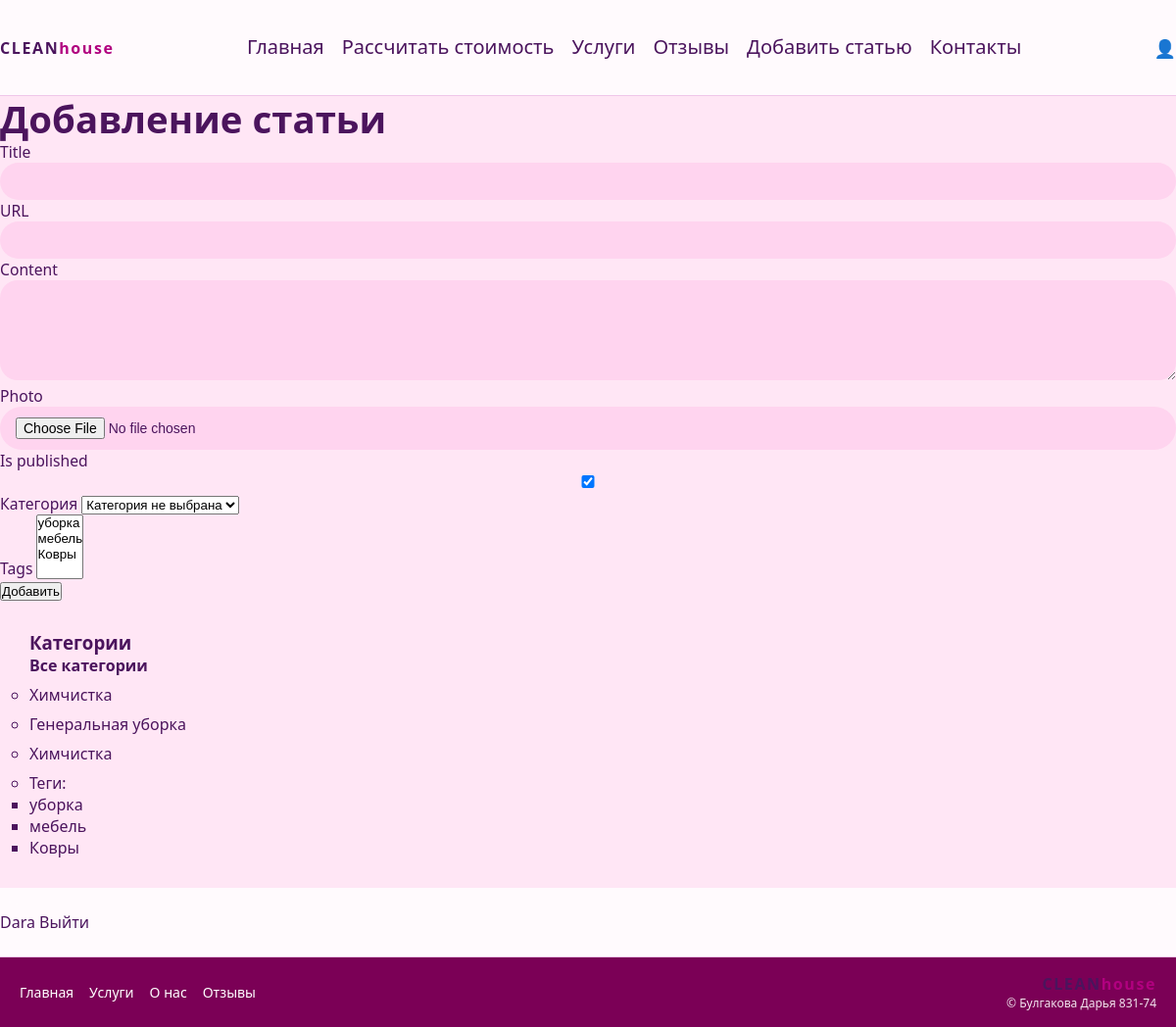
The app's page /women/addpage/ (signed in) with its own data.
### women/models.py (models this page shows)
class Category(models.Model):
    name = models.CharField(
        max_length=100,
        verbose_name='Категория'
    )
    slug = models.SlugField(
        unique=True
    )
    def __str__(self):
        return self.name
    class Meta:
        verbose_name = 'Категория'
        verbose_name_plural = 'Категории'

class TagPost(models.Model):
    tag = models.CharField(max_length=100, db_index=True)
    slug = models.SlugField(max_length=255, unique=True, db_index=True)
    def __str__(self):
        return self.tag
    def get_absolute_url(self):
        return reverse('tag', kwargs={'tag_slug': self.slug})

### users/models.py (models this page shows)
class User(AbstractUser):
    photo = models.ImageField(
        upload_to='users/%Y/%m/%d/',
        blank=True,
        null=True,
        verbose_name='Фотография'
    )
    date_birth = models.DateField(
        blank=True,
        null=True,
        verbose_name='Дата рождения'
    )

### women/views.py (the view)
# urls.py: path('addpage/', views.addpage, name='addpage'),
@login_required
@permission_required('women.add_women', raise_exception=True)
def addpage(request):
    if request.method == 'POST':
        form = AddPostForm(request.POST, request.FILES)
        if form.is_valid():
            w = form.save(commit=False)
            w.author = request.user
            w.save()
            return redirect('home')
    else:
        form = AddPostForm()
    return render(request, 'women/addpage.html', {
        'title': 'Добавление статьи',
        'form': form
    })

### women/forms.py (shortened to what this page needs)
class AddPostForm(forms.ModelForm):
    cat = forms.ModelChoiceField(
        queryset=Category.objects.all(),
        empty_label='Категория не выбрана',
        label='Категория'
    )
    class Meta:
        model = Women
        fields = ['title', 'slug', 'content', 'photo', 'is_published', 'cat', 'tags', ]
        labels = {
            'slug': 'URL'
        }
        widgets = {
            'title': forms.TextInput(attrs={'class': 'form-input'}),
            'content': forms.Textarea(attrs={'cols': 50, 'rows': 5}),
        }

### users/context_processors.py (called while the page is built)
def get_women_context(request):
    return {'mainmenu': menu}

### women/templatetags/women_tags.py (called while the page is built)
@register.inclusion_tag('women/list_categories.html')
def show_categories(cat_selected=0):
    cats = Category.objects.all()
    return {'cats': cats, 'cat_selected': cat_selected}

@register.inclusion_tag('women/list_tags.html')
def show_all_tags():
    return {"tags": TagPost.objects.all()}

### women/templates/women/addpage.html (shortened to what this page needs)
{% extends 'base.html' %}
{% block content %}
<h1>{{ title }}</h1>
<form action="" method="post" enctype="multipart/form-data">
    {% for f in form %}
        <p>
            <label class="form-label" for="{{ f.id_for_label }}">
                {{ f.label }}
            </label>
            {{ f }}
        </p>
    {% endfor %}
    <button type="submit">Добавить</button>
</form>
{% endblock %}

### templates/base.html (shortened to what this page needs)
{% load women_tags %}
{% load static %}
<!DOCTYPE html>
<html lang="ru">
<head>
    <link rel="stylesheet" href="{% static 'women/css/style.css' %}">
</head>
<body>
<header class="header">
    <div class="container header-inner">
        <div class="logo">CLEAN<span>house</span></div>
        <nav class="nav">
            <a href="{% url 'home' %}">Главная</a>
            <a href="/women/#calculator">Рассчитать стоимость</a>
            <a href="{% url 'services' %}">Услуги</a>
            <a href="{% url 'home' %}#reviews">Отзывы</a>
            <a href="{% url 'addpage' %}">Добавить статью</a>
            <a href="{% url 'contacts' %}">Контакты</a>
        </nav>
        <div class="header-icons">
            <a href="{% url 'account' %}" class="icon">👤</a>
        </div>
    </div>
</header>
<main>
    {% block content %}
    {% endblock %}
</main>
<div style="padding: 30px;">
    <h3>Категории</h3>
    <ul style="list-style: none; padding: 0;">
        {% if cat_selected == 0 or cat_selected is None %}
            <li><strong>Все категории</strong></li>
        {% else %}
            <li><a href="{% url 'home' %}#calculator">Все категории</a></li>
        {% endif %}
<ul id="leftchapters">
    {% show_categories cat_selected %}
    <li>
        {% show_all_tags %}
    </li>
</ul>
    </ul>
</div>
{% block mainmenu %}
<div class="header">
    <ul id="mainmenu" class="mainmenu">
        {% if user.is_authenticated %}
    <li class="last">
        <a href="{% url 'users:profile' %}">
    {{ user.username }}
</a>
        <a href="{% url 'users:logout' %}">Выйти</a>
    </li>
{% else %}
    <li class="last">
        <a href="{% url 'users:login' %}">Войти</a> |
        <a href="{% url 'users:register' %}">Регистрация</a>
    </li>
{% endif %}
    </ul>
</div>
{% endblock %}
<footer class="footer">
    <div class="container footer-inner">
        <nav class="footer-nav">
            <a href="#hero">Главная</a>
            <a href="#services">Услуги</a>
            <a href="#about">О нас</a>
            <a href="#reviews">Отзывы</a>
        </nav>
        <div class="footer-brand">
            <div class="logo">CLEAN<span>house</span></div>
            <div class="footer-copy">© Булгакова Дарья 831-74</div>
        </div>
    </div>
</footer>
</body>
</html>

### women/templates/women/list_categories.html
{% for cat in cats %}
    <li style="margin: 8px 0;">
        {% if cat.id == cat_selected %}
            <span style="color: #800040; font-weight: bold;">
                {{ cat.name }}
            </span>
        {% else %}
            <a href="{{ cat.get_absolute_url }}" style="text-decoration: none; color: inherit;">
                {{ cat.name }}
            </a>
        {% endif %}
    </li>
{% endfor %}

### women/templates/women/list_tags.html
{% if tags %}
    <p>Теги:</p>
    <ul>
        {% for t in tags %}
            <li><a href="{{ t.get_absolute_url }}">{{ t.tag }}</a></li>
        {% endfor %}
    </ul>
{% endif %}

### women/static/women/css/style.css (style rules this page uses)
* { box-sizing: border-box; margin: 0; padding: 0; }
body { font-family: system-ui, -apple-system, BlinkMacSystemFont, "Segoe UI", sans-serif; background: #ffe6f5; color: #4b145d; }
a { text-decoration: none; color: inherit; }
.container { width: 100%; max-width: none; margin: 0 auto; padding: 0 20px; }
.header { padding: 24px 0; position: sticky; top: 0; z-index: 100; background: #ffffffcc; backdrop-filter: blur(8px); border-bottom: 1px solid #f0c7e9; }
.header nav a { font-size: 20px; }
.header-inner { display: flex; justify-content: space-between; align-items: center; gap: 20px; padding: 10px 0; }
.logo { font-weight: 800; letter-spacing: 0.1em; color: #4b145d; }
.logo span { color: #b1007f; }
.nav { display: flex; flex-wrap: wrap; gap: 18px; font-size: 15px; }
.nav a { position: relative; padding-bottom: 2px; }
.nav a::after { content: ""; position: absolute; left: 0; bottom: 0; width: 0; height: 2px; background: #b1007f; transition: width 0.2s; }
.header-icons { display: flex; gap: 10px; }
.icon { cursor: pointer; font-size: 18px; }
h1, .hero-title { font-size: 2.4rem; line-height: 1.2; }
p { font-size: 0.98rem; }
input, textarea { width: 100%; border-radius: 999px; border: none; padding: 11px 16px; font-size: 14px; background: #ffd4ef; outline: none; }
textarea { border-radius: 18px; resize: vertical; }
.footer { background: #7b0056; color: #fff; padding: 16px 0; }
.footer-inner { display: flex; justify-content: space-between; align-items: center; gap: 16px; }
.footer-nav { display: flex; flex-wrap: wrap; gap: 16px; font-size: 14px; }
.footer-brand { text-align: right; }
.footer-copy { font-size: 12px; opacity: 0.9; }

### records on screen
Category: name "Химчистка"
Category: name "Генеральная уборка"
Category: name "Химчистка"
TagPost: tag "уборка"
TagPost: tag "мебель"
TagPost: tag "Ковры"
User: username "Dara"

### other values on screen
{{ title }} "Добавление статьи"
{{ f.label }} "Title" "URL" "Content" "Photo" "Is published" "Категория" "Tags"
